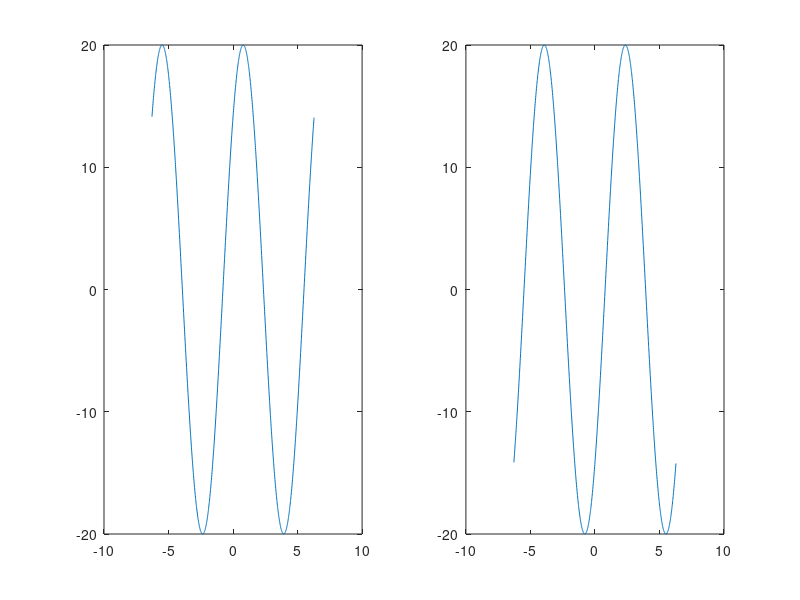
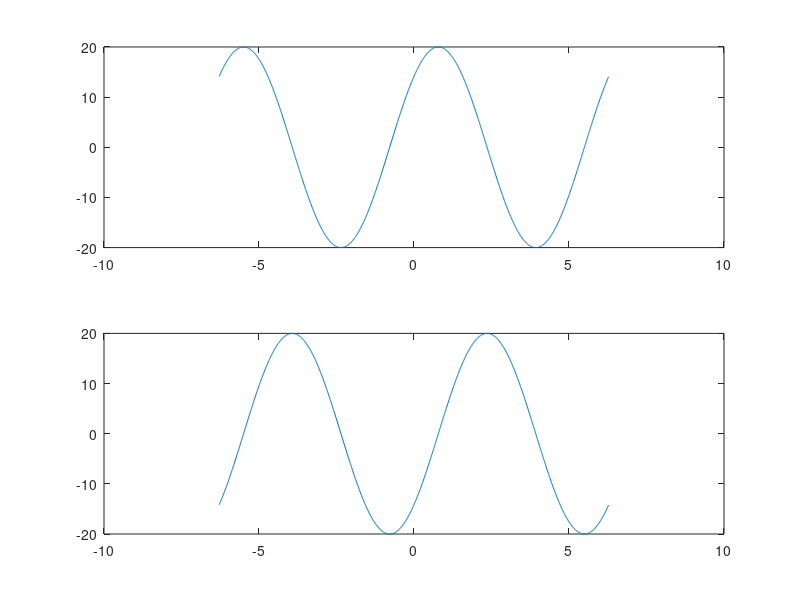

MATLAB code for these plots, in order: (Note: this script raises an error after producing the figures.)
% generating sinusoidal signal
x = -2*pi:0.01:2*pi;    % specify domain 
y = 20*sin(x+pi/4);     % leading waveform
z = 20*sin(x-pi/4);     % lagging waveform
plot(x,y)               % plot of y wrt x
plot(x,z)               % plot of y wrt x
plot(x,y,x,z)           % plot both in same graph
grid                    % toggles grid

% exponential signal
expo = 10*exp(x);       % exponetial function
plot(x, expo)

% complex variable (i)
a = 3+4i;
b = 3-8i;
c = a+b

% combination of signals
x = 0:0.01:10;
comb = 10*exp(-x) + cos(x);
plot(x, comb)

% square wave
x = 0:0.01:10;
y = 5*square(x);
plot(x,y)

% random signal
rand(4)         % random 0 to 1
randn(4)        % negative included
rand(1,5)       % 1 row, 5 col, 0 to 1

% clear window
clc             % clears window, doesn't remove variables/commands

% periodic signal
t = 0:0.01:2*pi;
x = 2*sin(t);
plot(t,x)

% subplots
x = -2*pi:0.01:2*pi;
y = 20*sin(x+pi/4);
z = 20*sin(x-pi/4);
% side by side (1 row, 2 col)
figure(1)           % open figure window
subplot(1,2,1)      % (row, col, handle)
plot(x,y)
subplot(1,2,2)
plot(x,z)
% one above other (2 row, 1 col)
figure(2)           % open figure window
subplot(2,1,1)      % (row, col, handle)
plot(x,y)
subplot(2,1,2)
plot(x,z)

% functions (see definition in script saved as function name)
% to check if function is accesnible: edit functionName
% make sure command window path is same as script folder

addition(5,10)      % test function, returns 15

% assignment: create a function for factorial
factorial2(0)
factorial2(1)
factorial2(5)